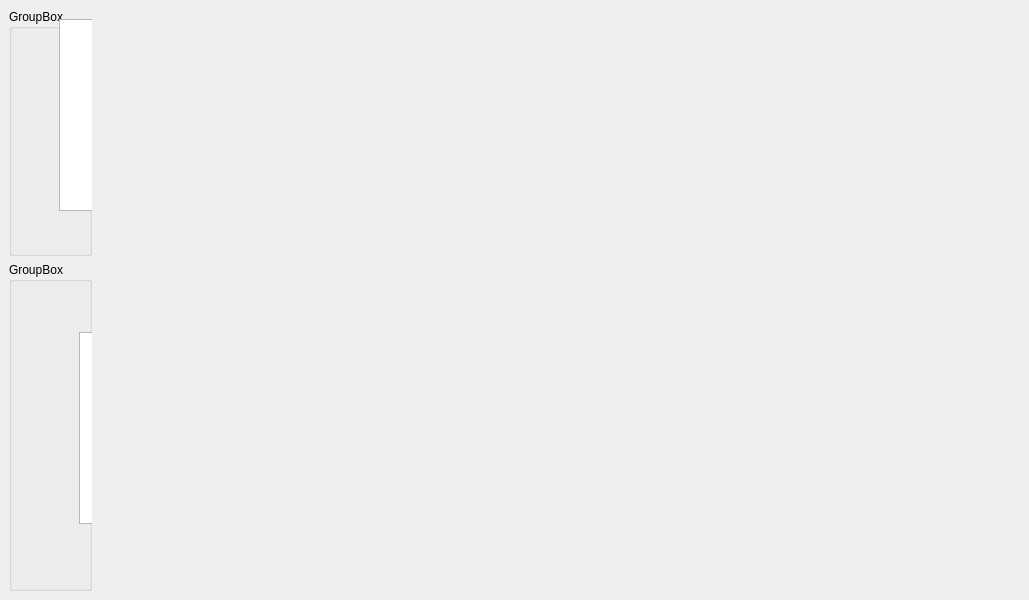
<?xml version="1.0" encoding="UTF-8"?>
<ui version="4.0">
 <class>MainWindow</class>
 <widget class="QMainWindow" name="MainWindow">
  <property name="geometry">
   <rect>
    <x>0</x>
    <y>0</y>
    <width>1029</width>
    <height>600</height>
   </rect>
  </property>
  <property name="windowTitle">
   <string>MainWindow</string>
  </property>
  <widget class="QWidget" name="centralwidget">
   <layout class="QGridLayout" name="gridLayout_4" columnstretch="2,3">
    <item row="0" column="0">
     <layout class="QVBoxLayout" name="verticalLayout" stretch="3,4,1">
      <item>
       <widget class="QGroupBox" name="groupBox">
        <property name="title">
         <string>GroupBox</string>
        </property>
        <widget class="QTableWidget" name="tableWidget">
         <property name="geometry">
          <rect>
           <x>50</x>
           <y>10</y>
           <width>256</width>
           <height>192</height>
          </rect>
         </property>
        </widget>
       </widget>
      </item>
      <item>
       <widget class="QGroupBox" name="groupBox_2">
        <property name="title">
         <string>GroupBox</string>
        </property>
        <widget class="QTableView" name="tableView">
         <property name="geometry">
          <rect>
           <x>70</x>
           <y>70</y>
           <width>256</width>
           <height>192</height>
          </rect>
         </property>
        </widget>
       </widget>
      </item>
      <item>
       <layout class="QGridLayout" name="gridLayout"/>
      </item>
     </layout>
    </item>
    <item row="0" column="1">
     <widget class="QWidget" name="mpl_widget" native="true">
      <layout class="QGridLayout" name="gridLayout_5" rowstretch="3,2">
       <item row="1" column="0">
        <spacer name="verticalSpacer">
         <property name="orientation">
          <enum>Qt::Vertical</enum>
         </property>
         <property name="sizeHint" stdset="0">
          <size>
           <width>20</width>
           <height>40</height>
          </size>
         </property>
        </spacer>
       </item>
       <item row="0" column="0">
        <layout class="QGridLayout" name="mpl_layout"/>
       </item>
      </layout>
     </widget>
    </item>
   </layout>
  </widget>
 </widget>
 <resources/>
 <connections/>
</ui>
